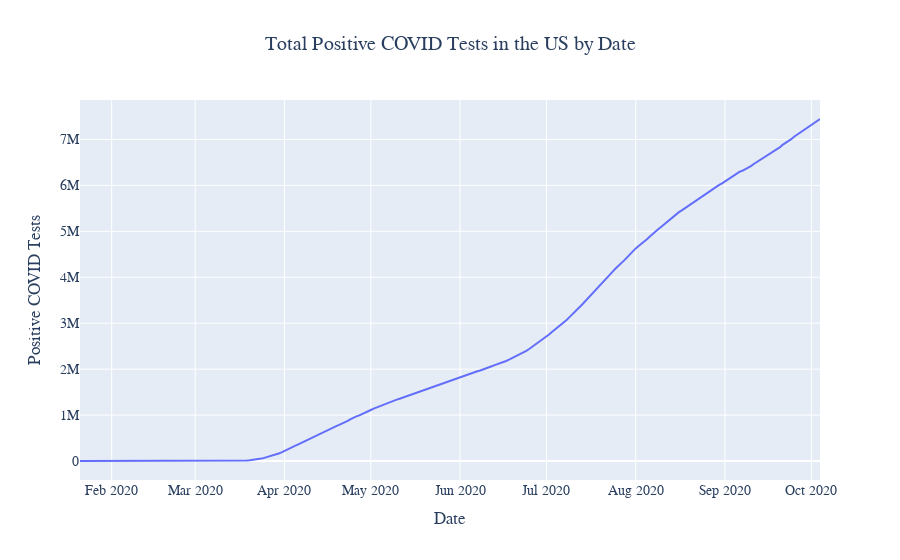

Notebook code cell kept with this figure:
### Markdown cell above
#### Total Cases
   Now that an interactive COVID test dashboard has been created for each state, a line chart for total cases across each month will be created.

### Code cell
#Importing data from public GitHub Repository exported from the New York Time's Data Source.
df_total_cases = pd.read_csv("https://raw.githubusercontent.com/nytimes/covid-19-data/master/us.csv")
fig2 = px.line(df_total_cases, x="date", y="cases", title='Total Positive COVID Tests in the US by Date')
fig2.update_layout(
    #Centering the title
    title=dict(x=0.5),
    xaxis_title="Date",
    yaxis_title="Positive COVID Tests",
    legend_title="Legend Title",
    font=dict(
        family="Times New Roman",
        size=14,
    )
)
fig2.show()

### Figure 1 — Plotly figure (JSON) as saved in the notebook; plotly's stock layout.template omitted (floating-point values rounded to 4 significant figures; data arrays with more than 128 entries replaced by an {"elided": "..."} marker saying what was removed)
{"data": [{"hovertemplate": "date=%{x}<br>cases=%{y}<extra></extra>", "legendgroup": "", "line": {"color": "#636efa", "dash": "solid"}, "mode": "lines", "name": "", "orientation": "v", "showlegend": false, "type": "scatter", "x": {"elided": "258 str values"}, "xaxis": "x", "y": {"elided": "258 int values"}, "yaxis": "y"}], "layout": {"font": {"family": "Times New Roman", "size": 14}, "legend": {"title": {"text": "Legend Title"}, "tracegroupgap": 0}, "title": {"text": "Total Positive COVID Tests in the US by Date", "x": 0.5}, "xaxis": {"anchor": "y", "domain": [0, 1], "title": {"text": "Date"}}, "yaxis": {"anchor": "x", "domain": [0, 1], "title": {"text": "Positive COVID Tests"}}}}
